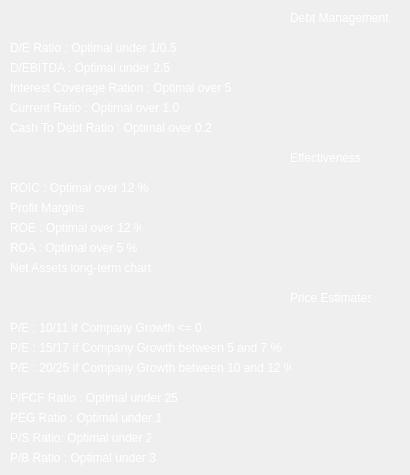
   <widget class="QWidget" name="educational_tab">
    <property name="accessibleName">
     <string>educational_tab_widget</string>
    </property>
    <attribute name="title">
     <string>Educational</string>
    </attribute>
    <widget class="QLabel" name="debt_management_label">
     <property name="geometry">
      <rect>
       <x>290</x>
       <y>10</y>
       <width>111</width>
       <height>16</height>
      </rect>
     </property>
     <property name="styleSheet">
      <string notr="true">color: white;</string>
     </property>
     <property name="text">
      <string>Debt Management</string>
     </property>
    </widget>
    <widget class="QLabel" name="de_label">
     <property name="geometry">
      <rect>
       <x>10</x>
       <y>40</y>
       <width>171</width>
       <height>16</height>
      </rect>
     </property>
     <property name="styleSheet">
      <string notr="true">color: white;</string>
     </property>
     <property name="text">
      <string>D/E Ratio : Optimal under 1/0.5</string>
     </property>
     <property name="openExternalLinks">
      <bool>false</bool>
     </property>
    </widget>
    <widget class="QLabel" name="d_eb_label">
     <property name="geometry">
      <rect>
       <x>10</x>
       <y>60</y>
       <width>161</width>
       <height>16</height>
      </rect>
     </property>
     <property name="styleSheet">
      <string notr="true">color: white;</string>
     </property>
     <property name="text">
      <string>D/EBITDA : Optimal under 2.5</string>
     </property>
    </widget>
    <widget class="QLabel" name="cr_label">
     <property name="geometry">
      <rect>
       <x>10</x>
       <y>100</y>
       <width>171</width>
       <height>16</height>
      </rect>
     </property>
     <property name="styleSheet">
      <string notr="true">color: white;</string>
     </property>
     <property name="text">
      <string>Current Ratio : Optimal over 1.0</string>
     </property>
    </widget>
    <widget class="QLabel" name="ctdr_label">
     <property name="geometry">
      <rect>
       <x>10</x>
       <y>120</y>
       <width>201</width>
       <height>16</height>
      </rect>
     </property>
     <property name="styleSheet">
      <string notr="true">color: white;</string>
     </property>
     <property name="text">
      <string>Cash To Debt Ratio : Optimal over 0.20</string>
     </property>
    </widget>
    <widget class="QLabel" name="effectiveness_label">
     <property name="geometry">
      <rect>
       <x>290</x>
       <y>150</y>
       <width>71</width>
       <height>16</height>
      </rect>
     </property>
     <property name="styleSheet">
      <string notr="true">color: white;</string>
     </property>
     <property name="text">
      <string>Effectiveness</string>
     </property>
    </widget>
    <widget class="QLabel" name="roic_label">
     <property name="geometry">
      <rect>
       <x>10</x>
       <y>180</y>
       <width>141</width>
       <height>16</height>
      </rect>
     </property>
     <property name="styleSheet">
      <string notr="true">color: white;</string>
     </property>
     <property name="text">
      <string>ROIC : Optimal over 12 %</string>
     </property>
    </widget>
    <widget class="QLabel" name="profit_margins_label">
     <property name="geometry">
      <rect>
       <x>10</x>
       <y>200</y>
       <width>81</width>
       <height>16</height>
      </rect>
     </property>
     <property name="styleSheet">
      <string notr="true">color: white;</string>
     </property>
     <property name="text">
      <string>Profit Margins</string>
     </property>
    </widget>
    <widget class="QLabel" name="roe_label">
     <property name="geometry">
      <rect>
       <x>10</x>
       <y>220</y>
       <width>131</width>
       <height>16</height>
      </rect>
     </property>
     <property name="styleSheet">
      <string notr="true">color: white;</string>
     </property>
     <property name="text">
      <string>ROE : Optimal over 12 %</string>
     </property>
    </widget>
    <widget class="QLabel" name="roa_label">
     <property name="geometry">
      <rect>
       <x>10</x>
       <y>240</y>
       <width>131</width>
       <height>16</height>
      </rect>
     </property>
     <property name="styleSheet">
      <string notr="true">color: white;</string>
     </property>
     <property name="text">
      <string>ROA : Optimal over 5 %</string>
     </property>
    </widget>
    <widget class="QLabel" name="net_assets_label">
     <property name="geometry">
      <rect>
       <x>10</x>
       <y>260</y>
       <width>151</width>
       <height>16</height>
      </rect>
     </property>
     <property name="styleSheet">
      <string notr="true">color: white;</string>
     </property>
     <property name="text">
      <string>Net Assets long-term chart</string>
     </property>
    </widget>
    <widget class="QLabel" name="price_estimates_label">
     <property name="geometry">
      <rect>
       <x>290</x>
       <y>290</y>
       <width>81</width>
       <height>16</height>
      </rect>
     </property>
     <property name="styleSheet">
      <string notr="true">color: white;</string>
     </property>
     <property name="text">
      <string>Price Estimates</string>
     </property>
    </widget>
    <widget class="QLabel" name="pe_label">
     <property name="geometry">
      <rect>
       <x>10</x>
       <y>320</y>
       <width>191</width>
       <height>16</height>
      </rect>
     </property>
     <property name="styleSheet">
      <string notr="true">color: white;</string>
     </property>
     <property name="text">
      <string>P/E : 10/11 if Company Growth &lt;= 0</string>
     </property>
    </widget>
    <widget class="QLabel" name="pe_label_2">
     <property name="geometry">
      <rect>
       <x>10</x>
       <y>340</y>
       <width>271</width>
       <height>16</height>
      </rect>
     </property>
     <property name="styleSheet">
      <string notr="true">color: white;</string>
     </property>
     <property name="text">
      <string>P/E : 15/17 if Company Growth between 5 and 7 %</string>
     </property>
    </widget>
    <widget class="QLabel" name="pe_label_3">
     <property name="geometry">
      <rect>
       <x>10</x>
       <y>360</y>
       <width>281</width>
       <height>16</height>
      </rect>
     </property>
     <property name="styleSheet">
      <string notr="true">color: white;</string>
     </property>
     <property name="text">
      <string>P/E : 20/25 if Company Growth between 10 and 12 %</string>
     </property>
    </widget>
    <widget class="QLabel" name="icr_label">
     <property name="geometry">
      <rect>
       <x>10</x>
       <y>80</y>
       <width>221</width>
       <height>16</height>
      </rect>
     </property>
     <property name="styleSheet">
      <string notr="true">color: white;</string>
     </property>
     <property name="text">
      <string>Interest Coverage Ration : Optimal over 5</string>
     </property>
    </widget>
    <widget class="QLabel" name="p_fcf_label">
     <property name="geometry">
      <rect>
       <x>10</x>
       <y>390</y>
       <width>171</width>
       <height>16</height>
      </rect>
     </property>
     <property name="styleSheet">
      <string notr="true">color: white;</string>
     </property>
     <property name="text">
      <string>P/FCF Ratio : Optimal under 25</string>
     </property>
    </widget>
    <widget class="QLabel" name="peg_label">
     <property name="geometry">
      <rect>
       <x>10</x>
       <y>410</y>
       <width>151</width>
       <height>16</height>
      </rect>
     </property>
     <property name="styleSheet">
      <string notr="true">color: white;</string>
     </property>
     <property name="text">
      <string>PEG Ratio : Optimal under 1</string>
     </property>
    </widget>
    <widget class="QLabel" name="ps_label">
     <property name="geometry">
      <rect>
       <x>10</x>
       <y>430</y>
       <width>141</width>
       <height>16</height>
      </rect>
     </property>
     <property name="styleSheet">
      <string notr="true">color: white;</string>
     </property>
     <property name="text">
      <string>P/S Ratio: Optimal under 2</string>
     </property>
    </widget>
    <widget class="QLabel" name="pb_label">
     <property name="geometry">
      <rect>
       <x>10</x>
       <y>450</y>
       <width>151</width>
       <height>16</height>
      </rect>
     </property>
     <property name="styleSheet">
      <string notr="true">color: white;</string>
     </property>
     <property name="text">
      <string>P/B Ratio : Optimal under 3</string>
     </property>
    </widget>
   </widget>
